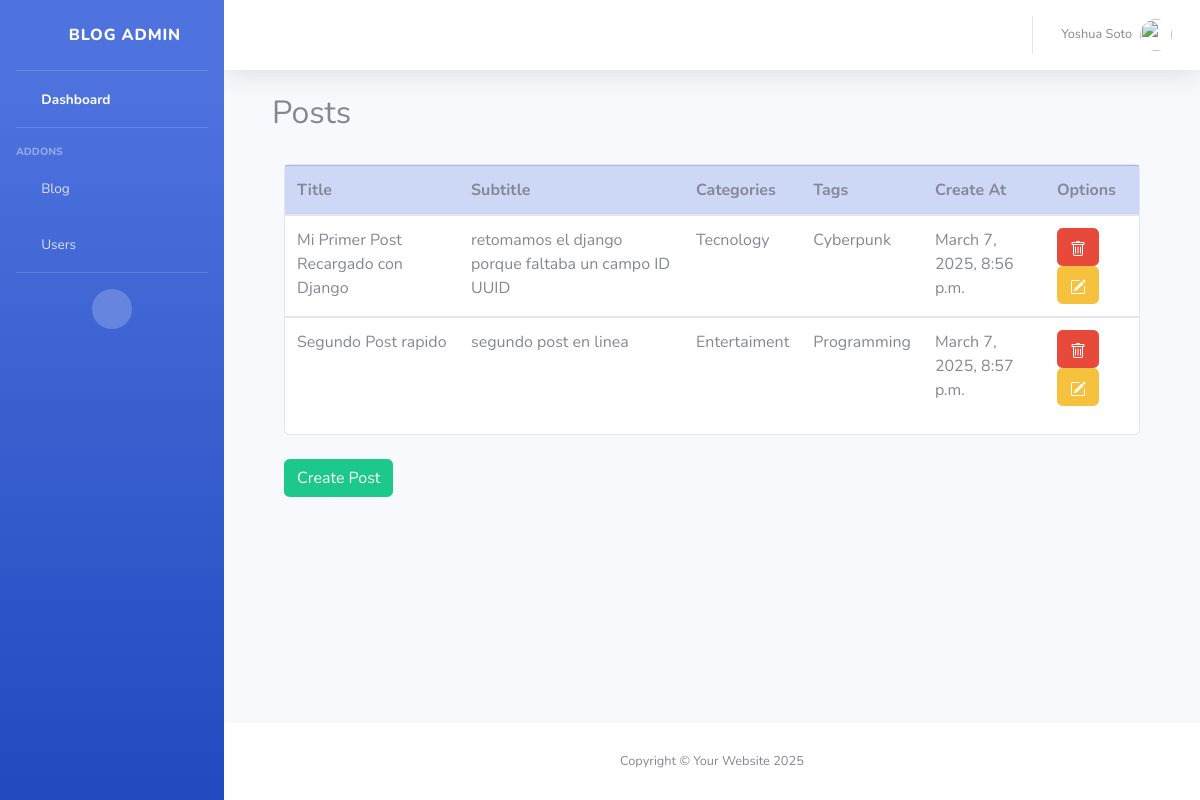
/dashboard/posts/ (signed in), run on an earlier commit of the app's database.
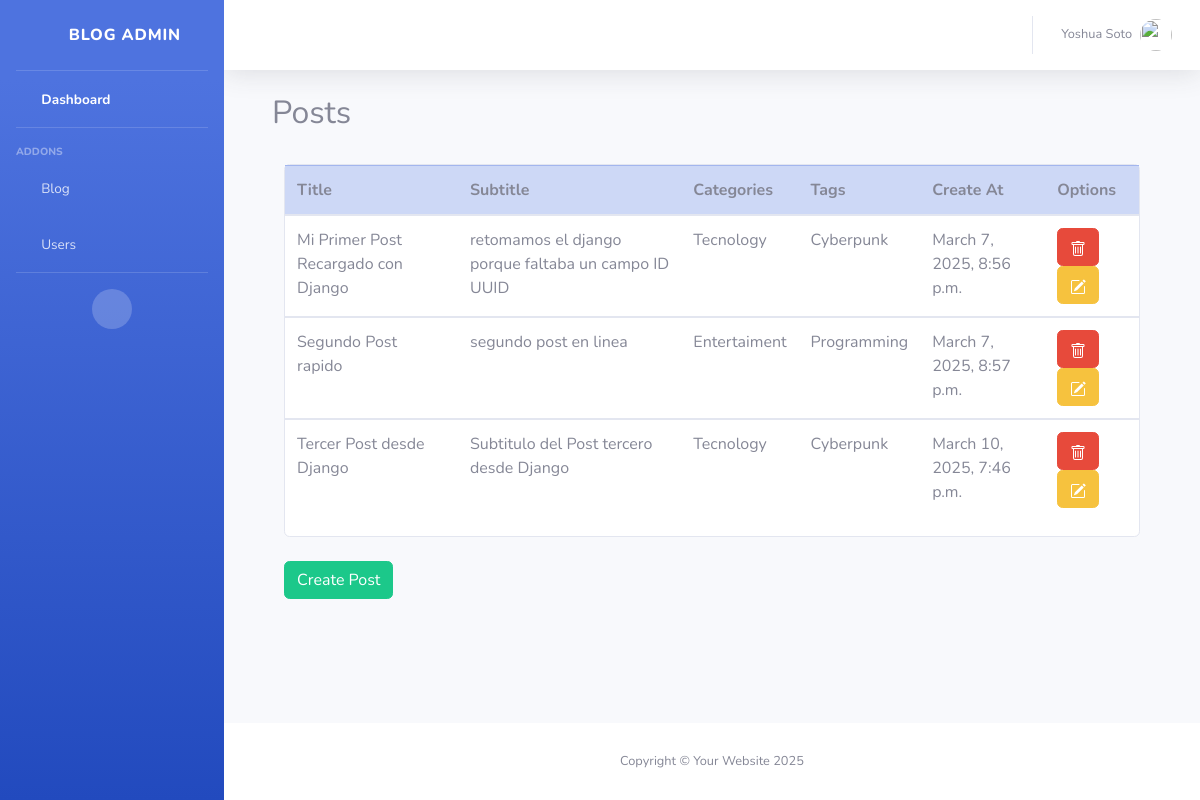
And on a later commit of the database.
### dashboard/models.py (models this page shows, shortened)
class Post(models.Model):
    title = models.CharField(max_length=200)
    subtitle = models.CharField(max_length=200)
    image_main = models.ImageField(default="")
    description = models.TextField(max_length=200)
    content = RichTextField()
    categories = models.ForeignKey(Category, on_delete=models.CASCADE)
    tags = models.ForeignKey(Tag, on_delete=models.CASCADE)
    id = models.UUIDField(primary_key=True, default=uuid.uuid4, editable=False)
    create_at = models.DateTimeField(default=timezone.now)

class Category(models.Model):
    name = models.CharField(max_length=200)
    create_at = models.DateTimeField(default=timezone.now)
    def __str__(self):
        return self.name

class Tag(models.Model):
    name = models.CharField(max_length=200)
    create_at = models.DateTimeField(default=timezone.now)
    def __str__(self):
        return self.name

### dashboard/views.py (the view)
# urls.py: path('posts/', views.posts, name='posts'),
@login_required
def posts(request):
    posts = Post.objects.all()
    context = {'posts': posts}
    return render(request, 'posts.html', context)

### dashboard/templates/posts.html (shortened to what this page needs)
{% extends "base.html" %}
{% block content %}
<div class="container-fluid">
    <h2>Posts</h2><br>
    <div class="col col-12">
        <div class="card">
            <table class="table table-hover">
                <thead class="table-primary">
                  <tr>
                    <th scope="col">Title</th>
                    <th scope="col">Subtitle</th>
                    <th scope="col">Categories</th>
                    <th scope="col">Tags</th>
                    <th scope="col">Create At</th>
                    <th scope="col">Options</th>
                  </tr>
                </thead>
                {% for post in posts%}
                <tbody>
                  <tr>
                    <td>{{ post.title }}</td>
                    <td>{{ post.subtitle }}</td>
                    <td>{{ post.categories }}</td>
                    <td>{{ post.tags }}</td>
                    <td>{{ post.create_at }}</td>
                    <td>
                      <button type="button" class="btn btn-danger" data-toggle="modal" data-target="#PostDeleteModal{{ post.id }}">
                      </button>
                      <a class="btn btn-warning" href="{% url 'dashboard:update_post' post.id %}">
                      </a>
                    </td>
                  </tr>
                </tbody>
                {% endfor %}
            </table>
        </div>
        <br>
        <a href="{% url 'dashboard:create_post' %}" class="btn btn-success">Create Post</a>
    </div>
</div>
{% endblock %}

What changed in the data, as far as the page shows it:
added Post: title "Tercer Post desde Django", subtitle "Subtitulo del Post tercero desde Django", categories "Tecnology", tags "Cyberpunk", create_at "March 10, 2025, 7:46 p.m."
